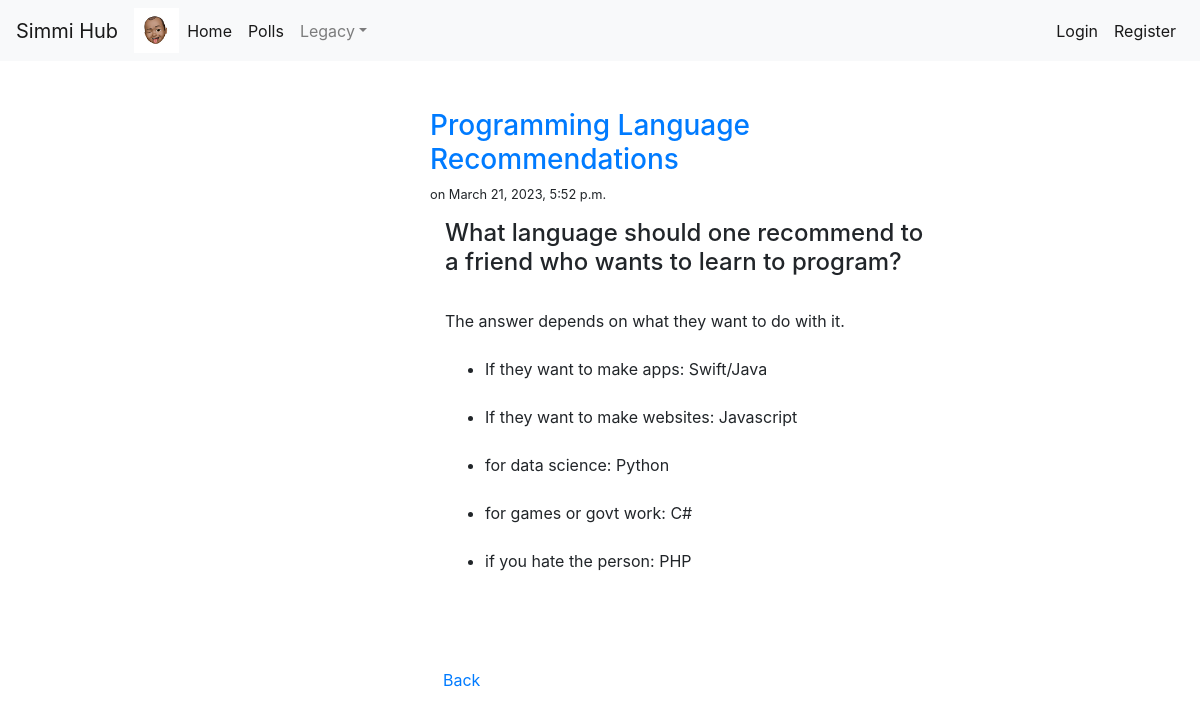
Page /blog/1/ on the committed database.
### polls/models.py (models this page shows)
class Post(models.Model):
    id = models.AutoField(primary_key=True)
    title = models.CharField(max_length=140)
    body = models.TextField()
    date = models.DateTimeField()

### polls/templates/polls/post.html
{% extends 'polls/base.html' %}
{% block content %}
<br>
<div class="col-md-6 offset-md-4">
    <h3><a href="/blog/{{post.id}}">{{ post.title }}</a></h3>
    <h6><small> on {{ post.date }}</small></h6>
    <div class = "container">
        {{ post.body|safe|linebreaks}}
    </div>
    <br><br>
    <button type="button" class="btn btn-link"><a href="{% url 'blog' %}">Back</a></button>
</div>
{% endblock %}

### rows in the picture
Post: title "Programming Language Recommendations", date "March 21, 2023, 5:52 p.m.", body "What language should one recommend to a friend who wants to learn to program? The answer depends on what they want to do with it. If they want to make apps: Swift/Java If they want to make websites: Javascript for data science: Python for games or govt work: C# if you hate the person: PHP"
